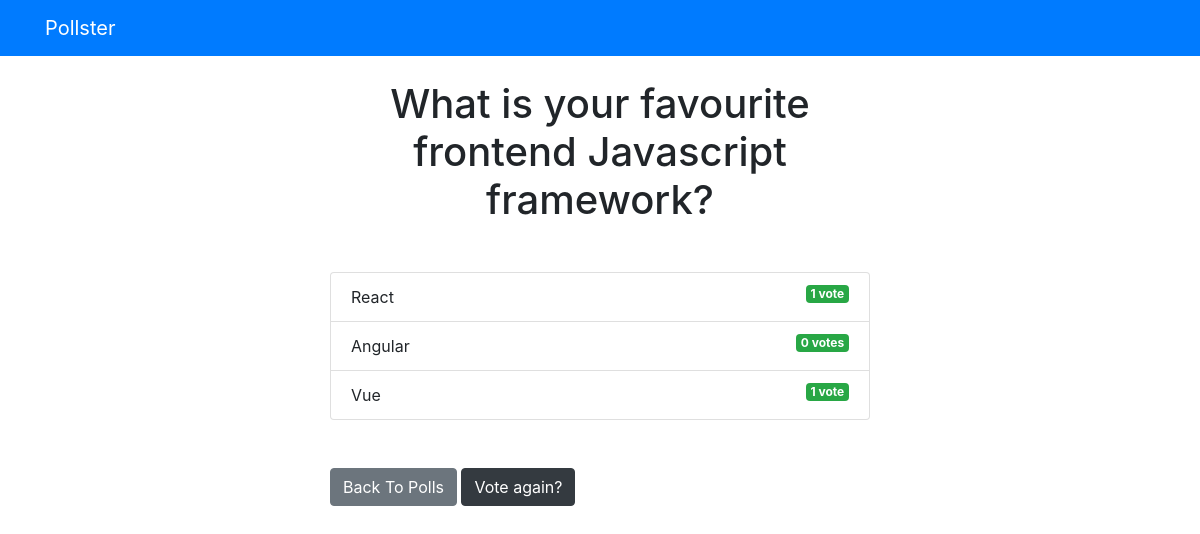
/polls/poll2/results/, run on the app's committed database.
### polls/models.py (models this page shows, shortened)
class Question(models.Model):
  question_text = models.CharField(max_length=200)
  pub_date = models.DateTimeField('Date published')

class Choice(models.Model):
  question = models.ForeignKey(Question, on_delete=models.CASCADE)
  choice_text = models.CharField(max_length=200)
  votes = models.IntegerField(default=0)

### polls/views.py (the view)
# urls.py: path('poll<int:question_id>/results/', views.results, name='results'),
def results(request, question_id):
  question = get_object_or_404(Question, pk=question_id)
  return render(request, 'polls/results.html', {'question': question})

### templates/polls/results.html
{% extends 'base.html' %}
{% block content %}
<h1 class="mb-5 text-center">{{ question.question_text }}</h1>
<ul class="list-group mb-5">
	{% for choice in question.choice_set.all %}
	<li class="list-group-item">
		{{ choice.choice_text }}  <span class="badge badge-success float-right">{{ choice.votes }} vote{{ choice.votes | pluralize }}</span>
	</li>
	{% endfor %}
</ul>
<a class="btn btn-secondary" href="{% url 'polls:index' %}">Back To Polls</a>
<a class="btn btn-dark" href="{% url 'polls:detail' question.id %}">Vote again?</a>
{% endblock %}

### data on the page
Question: question_text "What is your favourite frontend Javascript framework?"
Choice: choice_text "React", votes "1"
Choice: choice_text "Angular", votes "0", votes|pluralize "s"
Choice: choice_text "Vue", votes "1"
